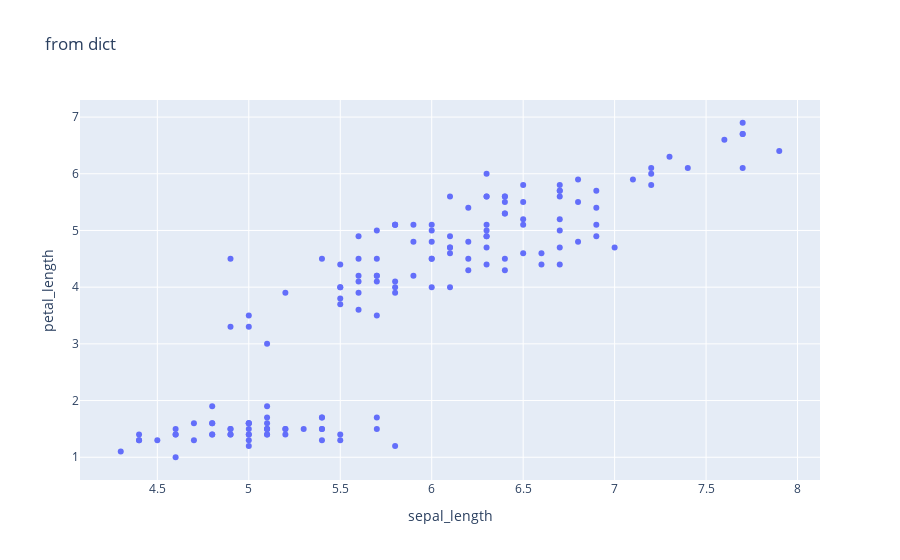

Notebook cell for this chart:
### Code cell
dict_data = {
    'sepal_length': df['sepal length (cm)'].values,
    'petal_length': df['petal length (cm)'].values
}

figure = px.scatter(
    data_frame=dict_data, 
    x = 'sepal_length',
    y = 'petal_length',
    title = 'from dict'
)

figure

### Figure 1 — Plotly figure (JSON) as saved in the notebook; plotly's stock layout.template omitted (floating-point values rounded to 4 significant figures; data arrays with more than 128 entries replaced by an {"elided": "..."} marker saying what was removed)
{"data": [{"hovertemplate": "sepal_length=%{x}<br>petal_length=%{y}<extra></extra>", "legendgroup": "", "marker": {"color": "#636efa", "symbol": "circle"}, "mode": "markers", "name": "", "orientation": "v", "showlegend": false, "type": "scatter", "x": {"elided": "150 float values"}, "xaxis": "x", "y": {"elided": "150 float values"}, "yaxis": "y"}], "layout": {"legend": {"tracegroupgap": 0}, "title": {"text": "from dict"}, "xaxis": {"anchor": "y", "domain": [0, 1], "title": {"text": "sepal_length"}}, "yaxis": {"anchor": "x", "domain": [0, 1], "title": {"text": "petal_length"}}}}
